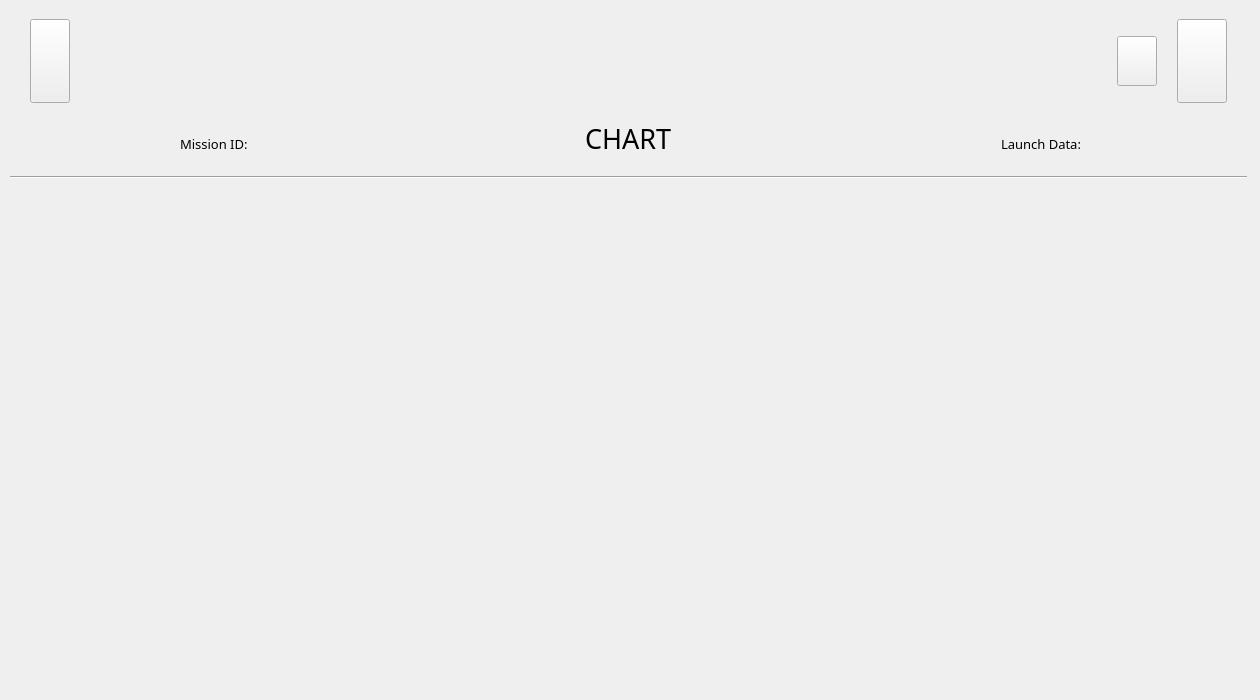
      <widget class="QWidget" name="pressureChartPage">
       <widget class="QWidget" name="upperContainer_6" native="true">
        <property name="geometry">
         <rect>
          <x>10</x>
          <y>10</y>
          <width>1237</width>
          <height>102</height>
         </rect>
        </property>
        <property name="sizePolicy">
         <sizepolicy hsizetype="Preferred" vsizetype="Minimum">
          <horstretch>0</horstretch>
          <verstretch>0</verstretch>
         </sizepolicy>
        </property>
        <property name="maximumSize">
         <size>
          <width>16777215</width>
          <height>200</height>
         </size>
        </property>
        <layout class="QHBoxLayout" name="horizontalLayout_34">
         <property name="spacing">
          <number>0</number>
         </property>
         <property name="leftMargin">
          <number>0</number>
         </property>
         <property name="topMargin">
          <number>0</number>
         </property>
         <property name="rightMargin">
          <number>0</number>
         </property>
         <property name="bottomMargin">
          <number>0</number>
         </property>
         <item alignment="Qt::AlignLeft">
          <widget class="QWidget" name="leftSubContainer_6" native="true">
           <layout class="QHBoxLayout" name="horizontalLayout_35">
            <property name="spacing">
             <number>10</number>
            </property>
            <property name="leftMargin">
             <number>20</number>
            </property>
            <property name="rightMargin">
             <number>20</number>
            </property>
            <item>
             <widget class="QPushButton" name="returnBtn_5">
              <property name="maximumSize">
               <size>
                <width>100</width>
                <height>100</height>
               </size>
              </property>
              <property name="text">
               <string/>
              </property>
              <property name="icon">
               <iconset resource="assets/resources.qrc">
                <normaloff>:/icons/icons/yellow_pack/arrow-left-circle.svg</normaloff>:/icons/icons/yellow_pack/arrow-left-circle.svg</iconset>
              </property>
              <property name="iconSize">
               <size>
                <width>50</width>
                <height>50</height>
               </size>
              </property>
             </widget>
            </item>
           </layout>
          </widget>
         </item>
         <item alignment="Qt::AlignHCenter">
          <widget class="QWidget" name="midSubContainer_6" native="true">
           <layout class="QHBoxLayout" name="horizontalLayout_36">
            <item>
             <widget class="QLabel" name="superclusterLogo_6">
              <property name="minimumSize">
               <size>
                <width>110</width>
                <height>80</height>
               </size>
              </property>
              <property name="maximumSize">
               <size>
                <width>110</width>
                <height>80</height>
               </size>
              </property>
              <property name="text">
               <string/>
              </property>
              <property name="pixmap">
               <pixmap resource="assets/resources.qrc">:/pixmap/icons/logo/logo_3.png</pixmap>
              </property>
              <property name="scaledContents">
               <bool>true</bool>
              </property>
              <property name="alignment">
               <set>Qt::AlignCenter</set>
              </property>
             </widget>
            </item>
           </layout>
          </widget>
         </item>
         <item alignment="Qt::AlignRight">
          <widget class="QWidget" name="rightSubContainer_6" native="true">
           <layout class="QHBoxLayout" name="horizontalLayout_37">
            <property name="spacing">
             <number>20</number>
            </property>
            <property name="leftMargin">
             <number>20</number>
            </property>
            <property name="rightMargin">
             <number>20</number>
            </property>
            <item>
             <widget class="QPushButton" name="settingsBtn_6">
              <property name="minimumSize">
               <size>
                <width>0</width>
                <height>50</height>
               </size>
              </property>
              <property name="maximumSize">
               <size>
                <width>50</width>
                <height>50</height>
               </size>
              </property>
              <property name="styleSheet">
               <string notr="true"/>
              </property>
              <property name="text">
               <string/>
              </property>
              <property name="icon">
               <iconset resource="assets/resources.qrc">
                <normaloff>:/icons/icons/yellow_pack/settings.svg</normaloff>:/icons/icons/yellow_pack/settings.svg</iconset>
              </property>
              <property name="iconSize">
               <size>
                <width>50</width>
                <height>50</height>
               </size>
              </property>
             </widget>
            </item>
            <item>
             <widget class="QPushButton" name="infoBtn_6">
              <property name="minimumSize">
               <size>
                <width>50</width>
                <height>50</height>
               </size>
              </property>
              <property name="maximumSize">
               <size>
                <width>100</width>
                <height>100</height>
               </size>
              </property>
              <property name="styleSheet">
               <string notr="true"/>
              </property>
              <property name="text">
               <string/>
              </property>
              <property name="icon">
               <iconset resource="assets/resources.qrc">
                <normaloff>:/icons/icons/yellow_pack/info.svg</normaloff>:/icons/icons/yellow_pack/info.svg</iconset>
              </property>
              <property name="iconSize">
               <size>
                <width>50</width>
                <height>50</height>
               </size>
              </property>
             </widget>
            </item>
           </layout>
          </widget>
         </item>
        </layout>
       </widget>
       <widget class="QWidget" name="archiveDataLabel_4" native="true">
        <property name="geometry">
         <rect>
          <x>10</x>
          <y>120</y>
          <width>1237</width>
          <height>72</height>
         </rect>
        </property>
        <layout class="QVBoxLayout" name="verticalLayout_51">
         <item>
          <widget class="QWidget" name="pageTitleWidget_4" native="true">
           <layout class="QHBoxLayout" name="horizontalLayout_38">
            <property name="spacing">
             <number>0</number>
            </property>
            <property name="leftMargin">
             <number>0</number>
            </property>
            <property name="topMargin">
             <number>0</number>
            </property>
            <property name="rightMargin">
             <number>0</number>
            </property>
            <property name="bottomMargin">
             <number>0</number>
            </property>
            <item>
             <widget class="QWidget" name="widget_24" native="true">
              <layout class="QVBoxLayout" name="verticalLayout_52">
               <property name="spacing">
                <number>0</number>
               </property>
               <property name="leftMargin">
                <number>0</number>
               </property>
               <property name="topMargin">
                <number>10</number>
               </property>
               <property name="rightMargin">
                <number>0</number>
               </property>
               <property name="bottomMargin">
                <number>0</number>
               </property>
               <item alignment="Qt::AlignHCenter">
                <widget class="QLabel" name="missionLabel_4">
                 <property name="font">
                  <font>
                   <family>Inria Sans</family>
                   <pointsize>10</pointsize>
                   <weight>50</weight>
                   <bold>false</bold>
                  </font>
                 </property>
                 <property name="text">
                  <string>Mission ID: &lt;nr&gt;</string>
                 </property>
                </widget>
               </item>
              </layout>
             </widget>
            </item>
            <item>
             <widget class="QWidget" name="titleLabel_4" native="true">
              <layout class="QVBoxLayout" name="verticalLayout_53">
               <property name="spacing">
                <number>0</number>
               </property>
               <property name="leftMargin">
                <number>0</number>
               </property>
               <property name="topMargin">
                <number>0</number>
               </property>
               <property name="rightMargin">
                <number>0</number>
               </property>
               <property name="bottomMargin">
                <number>0</number>
               </property>
               <item alignment="Qt::AlignHCenter">
                <widget class="QLabel" name="label_16">
                 <property name="font">
                  <font>
                   <family>Inria Sans</family>
                   <pointsize>20</pointsize>
                   <weight>50</weight>
                   <bold>false</bold>
                  </font>
                 </property>
                 <property name="text">
                  <string>CHART</string>
                 </property>
                </widget>
               </item>
              </layout>
             </widget>
            </item>
            <item>
             <widget class="QWidget" name="widget_25" native="true">
              <layout class="QVBoxLayout" name="verticalLayout_54">
               <property name="spacing">
                <number>0</number>
               </property>
               <property name="leftMargin">
                <number>0</number>
               </property>
               <property name="topMargin">
                <number>10</number>
               </property>
               <property name="rightMargin">
                <number>0</number>
               </property>
               <property name="bottomMargin">
                <number>0</number>
               </property>
               <item alignment="Qt::AlignHCenter">
                <widget class="QLabel" name="label_17">
                 <property name="font">
                  <font>
                   <family>Inria Sans</family>
                   <pointsize>10</pointsize>
                   <weight>50</weight>
                   <bold>false</bold>
                  </font>
                 </property>
                 <property name="text">
                  <string>Launch Data: &lt;data&gt;</string>
                 </property>
                </widget>
               </item>
              </layout>
             </widget>
            </item>
           </layout>
          </widget>
         </item>
         <item>
          <widget class="QWidget" name="separatorWidget_4" native="true">
           <layout class="QVBoxLayout" name="verticalLayout_55">
            <property name="spacing">
             <number>0</number>
            </property>
            <property name="leftMargin">
             <number>0</number>
            </property>
            <property name="topMargin">
             <number>0</number>
            </property>
            <property name="rightMargin">
             <number>0</number>
            </property>
            <property name="bottomMargin">
             <number>0</number>
            </property>
            <item>
             <widget class="Line" name="line_6">
              <property name="orientation">
               <enum>Qt::Horizontal</enum>
              </property>
             </widget>
            </item>
           </layout>
          </widget>
         </item>
        </layout>
       </widget>
       <widget class="MplWidget" name="pressurePlot" native="true">
        <property name="geometry">
         <rect>
          <x>10</x>
          <y>200</y>
          <width>1241</width>
          <height>491</height>
         </rect>
        </property>
       </widget>
      </widget>
